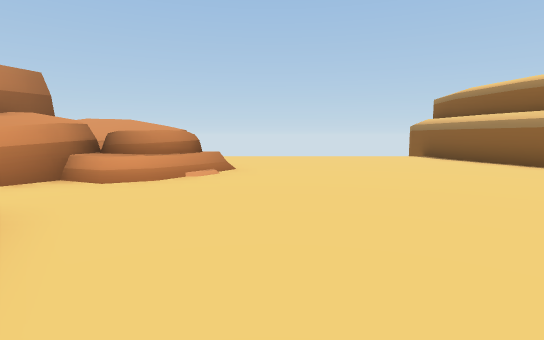
View 1 (above)

17 first-person views from a walk through a 3-D level made in the Unity game engine. The camera is 1.2 m above the floor, tilts 6° down and sees 80° across. The floor is counted in squares, 2 m on a side. Each view is taken from the middle of a square. On the plan, view 1 faces up. The plan holds only what a view shows up to about 10 squares ahead; the rest is blank. The place goes on beyond the plan. The player is left out.

View 2
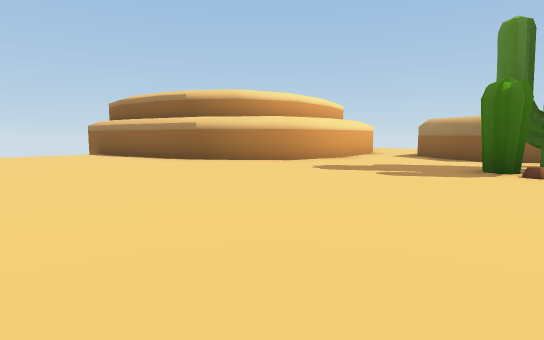

View 3
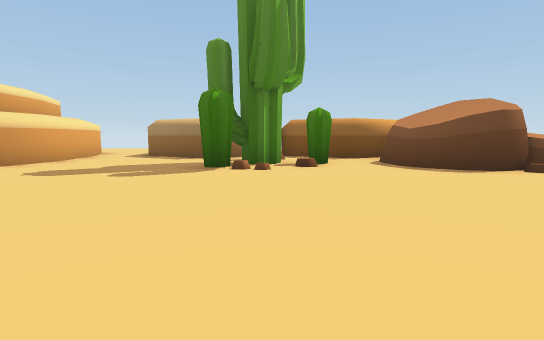

View 4
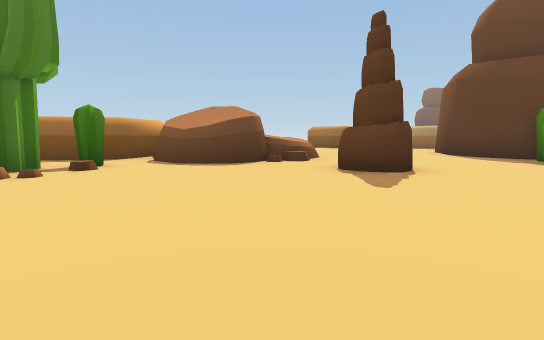

View 5
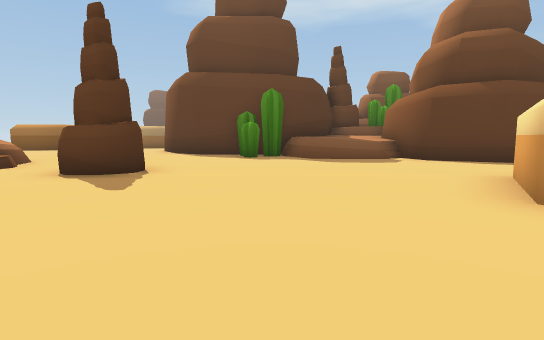

View 6
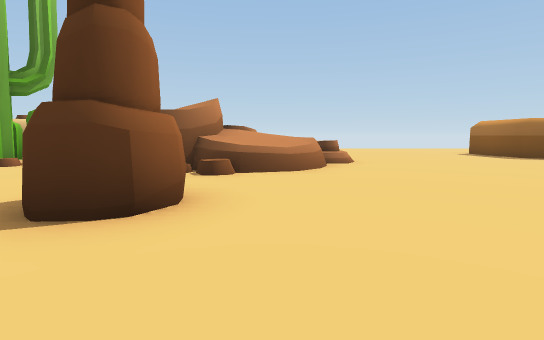

View 7
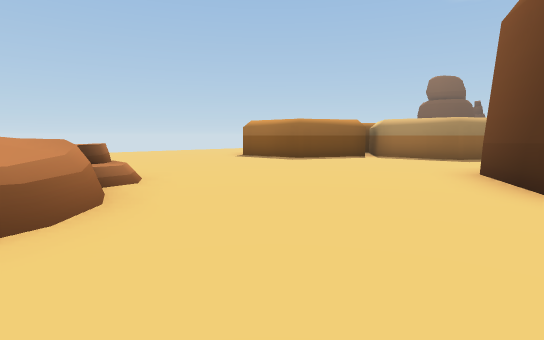

View 8
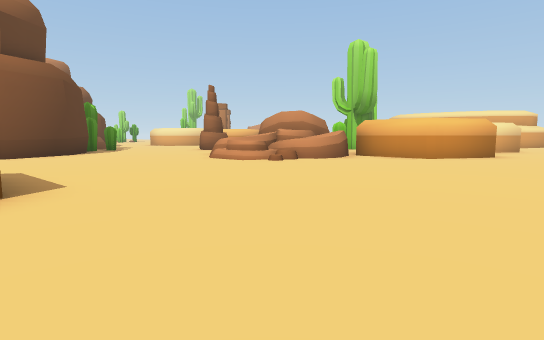

View 9
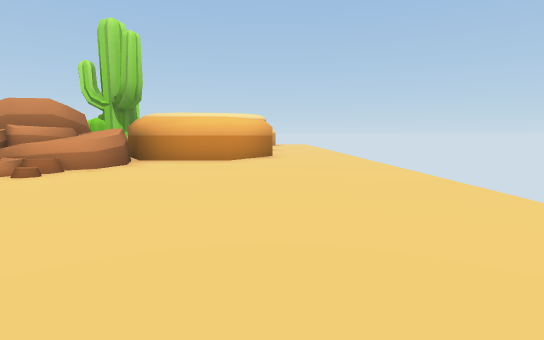

View 10
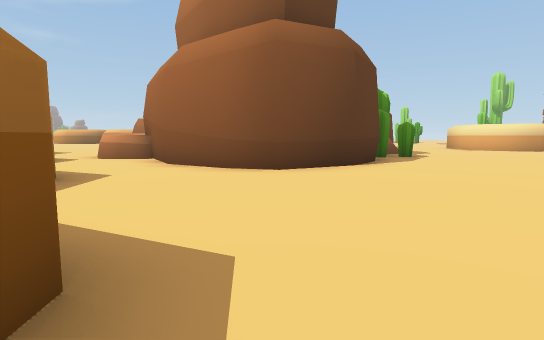

View 11
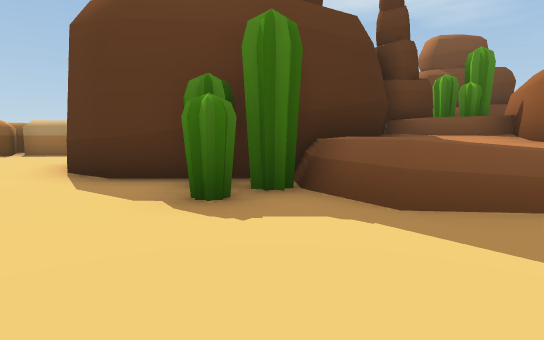

View 12
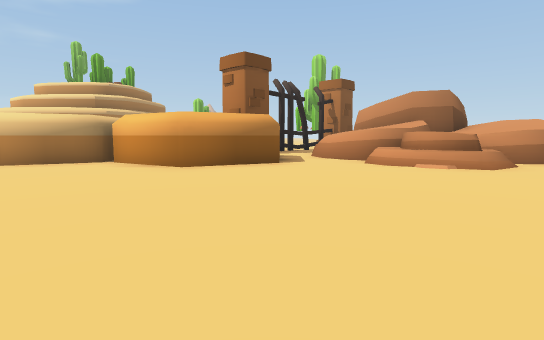

View 13
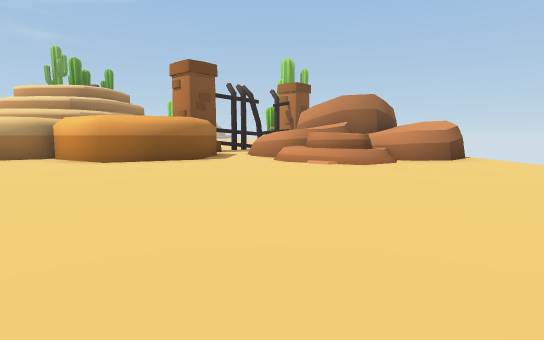

View 14
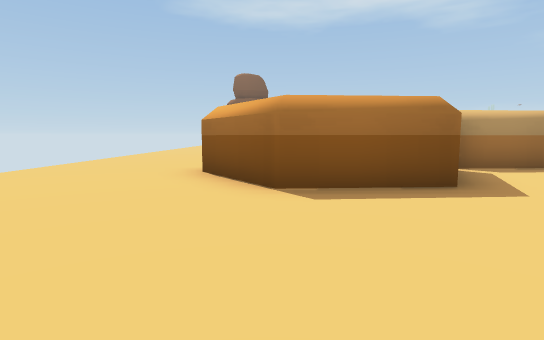

View 15
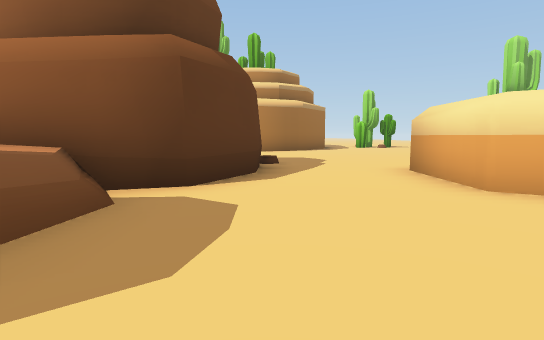

View 16
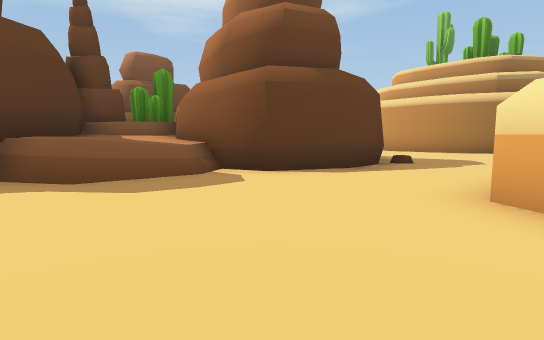

View 17
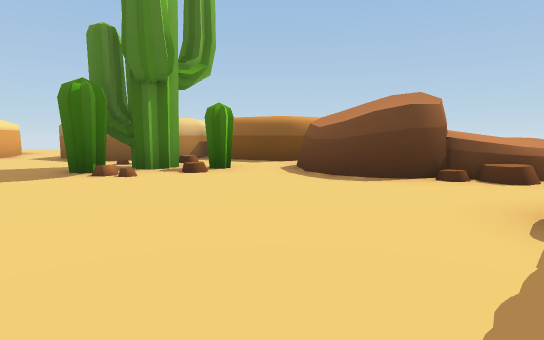

### Floor plan
Points are (right, up) in squares from view 1. A wall is a line through its corners. A room is listed if a view was taken in it or the views show most of it. See-through windows are left out.
Room 1 (views 1, 2, 3, 4, 5, 6, 7, 8, 9, 10, 11, 12, 13, 14, 15, 16, 17)
walls: (8.3, -2.3) (7.9, -1.9) (7.9, -1.3); (7.9, -2) (7.9, -1.5); (8, -1.6) (8, -0.8); (8.1, -1.4) (7.8, -1); (10.8, -2) (9.7, -0.2) (10.8, 1.8); (14.1, -4.1) (12.9, -6.1) (10.7, -6.1) (9.7, -4.2) (10.8, -2.2); (-2.4, -1.9) (-1.3, -3.8) (-2.5, -5.7) (-3.5, -5.7); (-1.7, -9.7) (-0.3, -9.8) (0.4, -10.8) (0.4, -11.5) (3.2, -11.4) (4.3, -12.2) (5.2, -13.9) (5, -14.9) (4.1, -16.3) (2.6, -17.1); (11.1, 3.4) (8.8, 3.1) (7, 3.4) (5.5, 5.2) (4.7, 7.9); (-4.4, -8.3) (-2.9, -9) (-2.5, -9.9); (-2.2, 2.2) (-1.2, 0.3) (-2.5, -1.7); (8.8, -16.9) (9.8, -14.8) (12, -14.7) (13.2, -16.5); (4.7, 7.7) (4.4, 10.2); (6, -17.8) (6.4, -17.1) (8.6, -16.9); (-3.3, 5.1) (-3.2, 4.5); (-2.9, 5.5) (-2.9, 4.5); (-3.7, 6.3) (-3, 5.4); (-2.9, 9.2) (-2.1, 8.4) (-2, 7.5) (-2.5, 6.8)
low walls: (-0.1, -9.9) (0.6, -10.8) (0.6, -11.5); (-0.6, -9.6) (0, -9.7); (-1.4, -9.5) (-0.7, -9.6); (-2.6, -10.2) (-1.7, -9.7); (-1.6, 4.5) (-2.2, 4.1)
ways out: opening at (-4.5, -6.5); opening at (-2, 3); opening at (4, -18); opening at (11, 2); opening at (15.5, -4.5)
objects: rock (-2, 5) to (-1, 6); cactus (2, -11) to (2, -10); other object (3, -7) to (4, -6); rock (6, -9) to (8, -7); rock (7, -7) to (9, -5); cactus (7, -1); rock (8, -8) to (10, -7); cactus (8, -3); rock (9, -10) to (9, -9); cactus (9, -2) to (9, -1); rock (10, -8) to (11, -6)
Room 2 (no view inside)
walls: (-5, 7.5) (-5.1, 6.9)
Room 3 (no view inside)
walls: (-0.8, -12.5) (0.5, -11.5); (-2.5, -9.9) (-2.5, -11.3)
Room 4 (no view inside)
walls: (-2.5, -11.3) (-3.1, -12.5) (-1.8, -12.9); (-1.3, -13.7) (-0.8, -12.5)

Where each view was taken, in squares from view 1:
view 1: 0 up, 0 right, facing up
view 2: 2 down, 1 right, facing up-right
view 3: 2 down, 1 right, facing right
view 4: 1 down, 1 right, facing down-right
view 5: 1 down, 1 right, facing down
view 6: 8 down, 1 right, facing right
view 7: 8 down, 4 right, facing down-right
view 8: 15 down, 16 right, facing up-left
view 9: 14 down, 14 right, facing up
view 10: 14 down, 11 right, facing left
view 11: 7 down, 1 right, facing down
view 12: 2 up, 5 right, facing left
view 13: 4 up, 6 right, facing left
view 14: 11 down, 12 right, facing down
view 15: 8 down, 1 right, facing left
view 16: 5 down, 1 right, facing down-left
view 17: 4 down, 2 right, facing right
